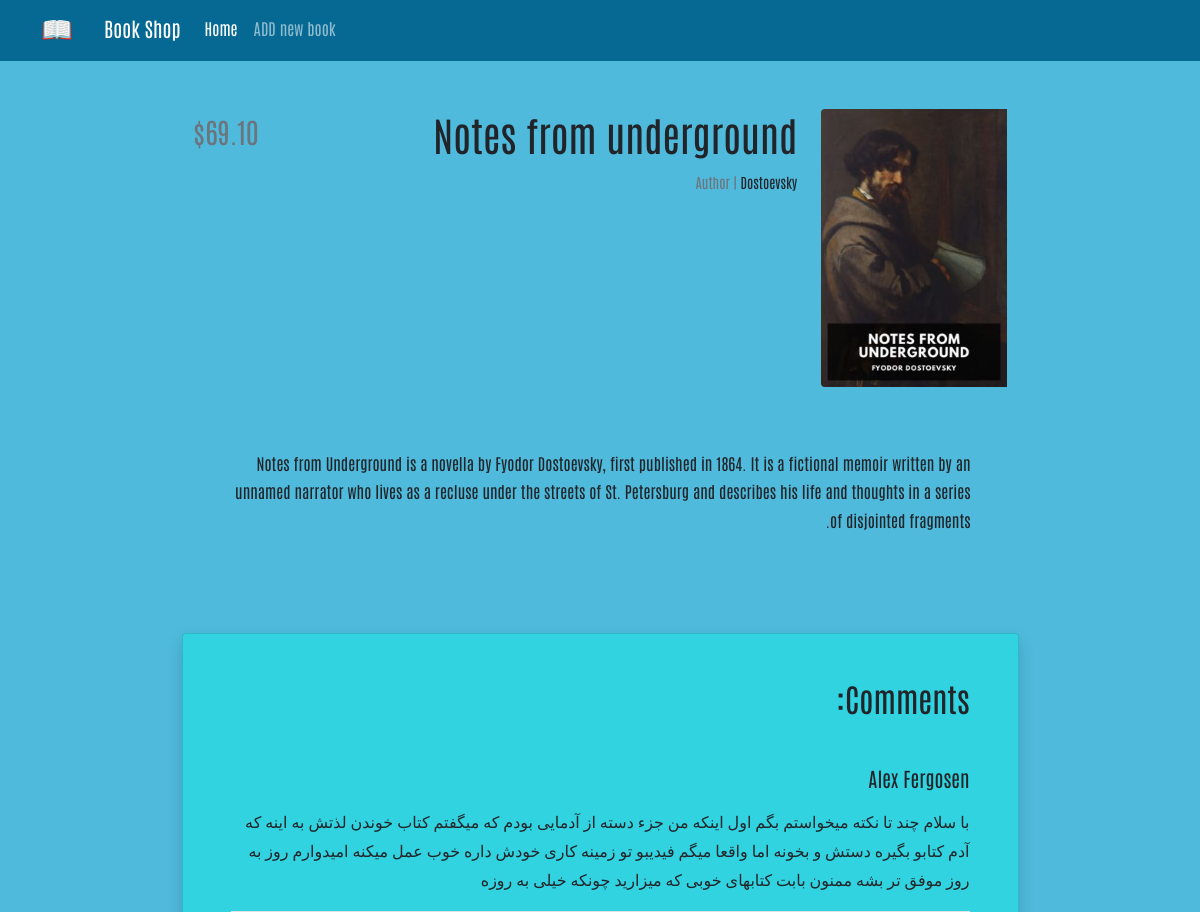
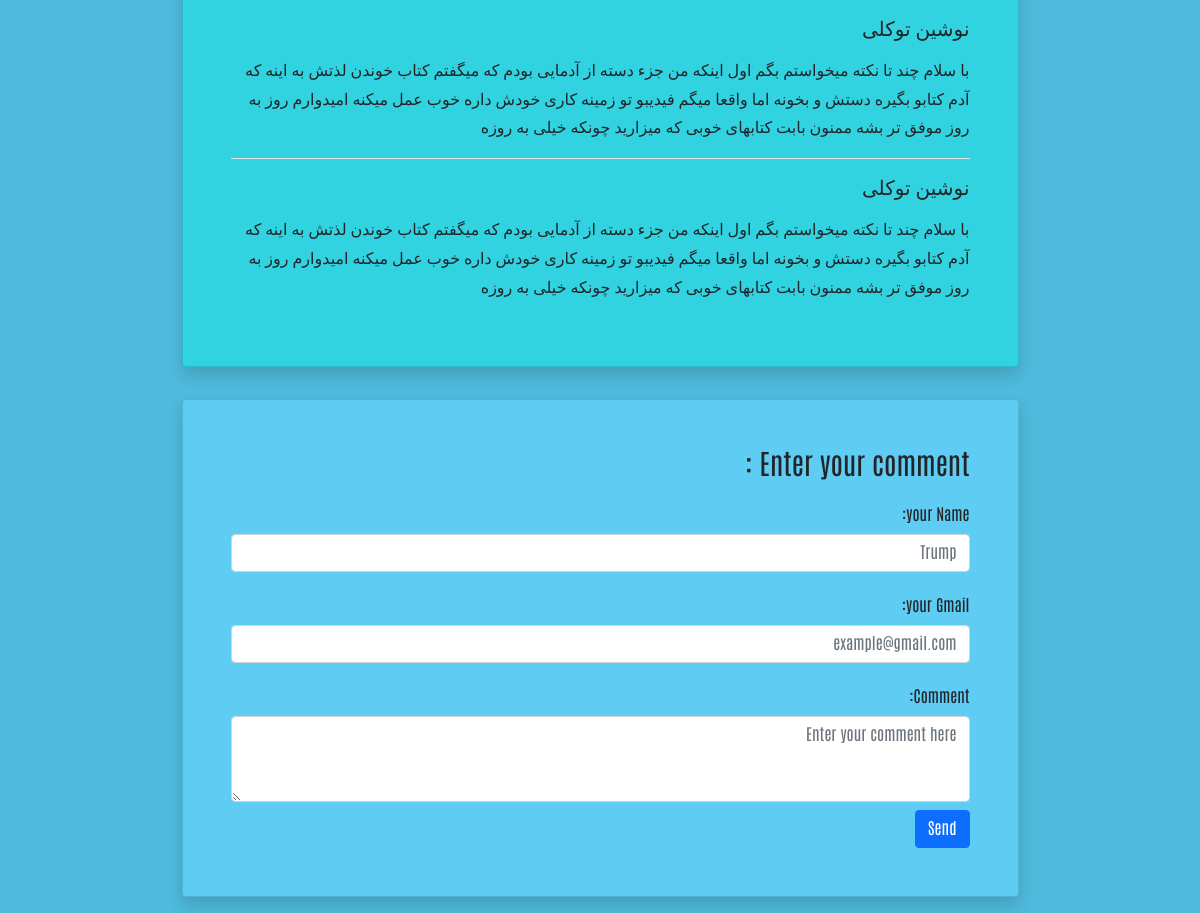
Page /books/1/ on the committed database (2 pictures, top to bottom).
### books/models.py (models this page shows, shortened)
class Book(models.Model):
    title = models.CharField(max_length=200)
    author = models.CharField(max_length=200)
    description = models.TextField()
    price = models.DecimalField(max_digits=5, decimal_places=2)
    cover = models.ImageField(upload_to='covers/', blank=True)

### books/views.py (the view)
# urls.py: path('<int:pk>/', BookDetailView.as_view(), name='book_detail'),
class BookDetailView(generic.DetailView):
    model = Book
    template_name = 'books/book_detail.html'

### books/templates/books/book_detail.html (shortened to what this page needs)
{% extends '_base.html' %}
{% block content %}
    <div class="container mt-5" dir="rtl">
        <div class="">
            <div class="">
                <div class="d-flex justify-content-center">
                    <div class="row w-sm-75 w-100">
                        <div class="col-xs-12 col-md-3 d-flex justify-content-center">
                            <div>
                                {% if book.cover %}
                                <img src="{{ book.cover.url }}"
                                     class="img-fluid rounded-start" alt="...">
                                {% endif %}
                            </div>
                        </div>
                        <div class="col-xs-12 col-md-6 text-center text-md-end mt-md-1 mt-4">
                            <h1>{{ book.title}}</h1>
                            <h5 class="small my-1"><span class="text-muted">Author | </span>{{ book.author}}</h5>
                        </div>
                        <div class="col-xs-12 col-md-3 d-flex flex-column">
                            <h3 class="align-self-center pt-2 text-muted align-self-md-end">
                                ${{book.price}}
                            </h3>
                        </div>
                    </div>
                </div>
                <div class="d-flex justify-content-center">
                    <div class="my-3 p-5 w-sm-75 w-100">
                        {{ book.description|linebreaks}}
                    </div>
                </div>
                <div class="d-flex justify-content-center">
                    <div class="card shadow my-3 p-5 w-sm-75 w-100" style="background-color: rgba(0,255,234,0.36);">
                        <h2 class="mb-5">Comments:</h2>
                        <div class="border-bottom mb-3">
                            <h5 class="mb-3">Alex Fergosen</h5>
                            <p>با سلام چند تا نکته میخواستم بگم اول اینکه من جزء دسته از آدمایی بودم که میگفتم کتاب
                                خوندن لذتش
                                به اینه که آدم کتابو بگیره دستش و بخونه اما واقعا میگم فیدیبو تو زمینه کاری خودش داره
                                خوب عمل
                                میکنه امیدوارم روز به روز موفق تر بشه ممنون بابت کتابهای خوبی که میزارید چونکه خیلی به
                                روزه</p>
                        </div>
                        <div class="border-bottom mb-3">
                            <h5 class="mb-3">نوشین توکلی</h5>
                            <p>با سلام چند تا نکته میخواستم بگم اول اینکه من جزء دسته از آدمایی بودم که میگفتم کتاب
                                خوندن لذتش
                                به اینه که آدم کتابو بگیره دستش و بخونه اما واقعا میگم فیدیبو تو زمینه کاری خودش داره
                                خوب عمل
                                میکنه امیدوارم روز به روز موفق تر بشه ممنون بابت کتابهای خوبی که میزارید چونکه خیلی به
                                روزه</p>
                        </div>
                        <div>
                            <h5 class="mb-3">نوشین توکلی</h5>
                            <p>با سلام چند تا نکته میخواستم بگم اول اینکه من جزء دسته از آدمایی بودم که میگفتم کتاب
                                خوندن لذتش
                                به اینه که آدم کتابو بگیره دستش و بخونه اما واقعا میگم فیدیبو تو زمینه کاری خودش داره
                                خوب عمل
                                میکنه امیدوارم روز به روز موفق تر بشه ممنون بابت کتابهای خوبی که میزارید چونکه خیلی به
                                روزه</p>
                        </div>
                    </div>
                </div>
                <div class="d-flex justify-content-center">
                    <div class="card shadow my-3 p-5 w-sm-75 w-100" style="background-color: rgba(98,206,248,0.88);">
                        <h3>Enter your comment :</h3>
                        <form method="POST">
                            <div class="form-group py-2">
                                <label class="py-1" for="author_name">your Name:</label>
                                <input type="text" class="form-control" placeholder="Trump" name="author_name">
                            </div>
                            <div class="form-group py-2">
                                <label class="py-1" for="email">your Gmail:</label>
                                <input type="email" class="form-control" placeholder="example@gmail.com" name="email">
                            </div>
                            <div class="form-group py-2">
                                <label class="py-1" for="comment_text">Comment:</label>
                                <textarea class="form-control" name="text" rows="3"
                                          placeholder="Enter your comment here "></textarea>
                            </div>
                            <button type="submit" class="btn btn-primary">Send</button>
                        </form>
                    </div>
                </div>
            </div>
        </div>
    </div>
{% endblock %}

### static/css/style.css (style rules this page uses)
* { font-family: 'Antonio', sans-serif; line-height: 1.8rem; }
@media (min-width: 576px) { .w-sm-75 { width: 75%!important; } }

### rows in the picture
Book: cover (picture), title "Notes from underground", author "Dostoevsky", price "69.10", description "Notes from Underground is a novella by Fyodor Dostoevsky, first published in 1864. It is a fictional memoir written by an unnamed narrator who lives as a recluse under the streets of St. Petersburg and describes his life and thoughts in a series of disjointed fragments."
